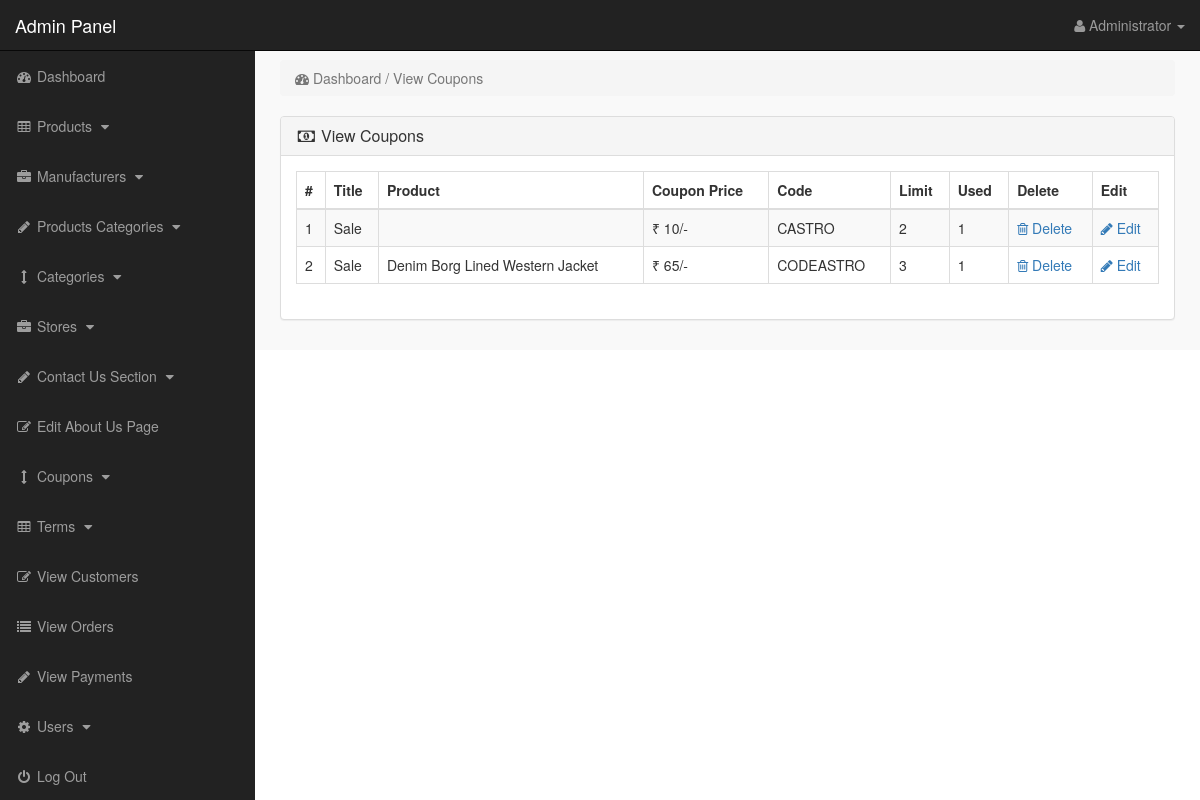
/admin_area/index.php?view_coupons (signed in), run on an earlier commit of the app's database.
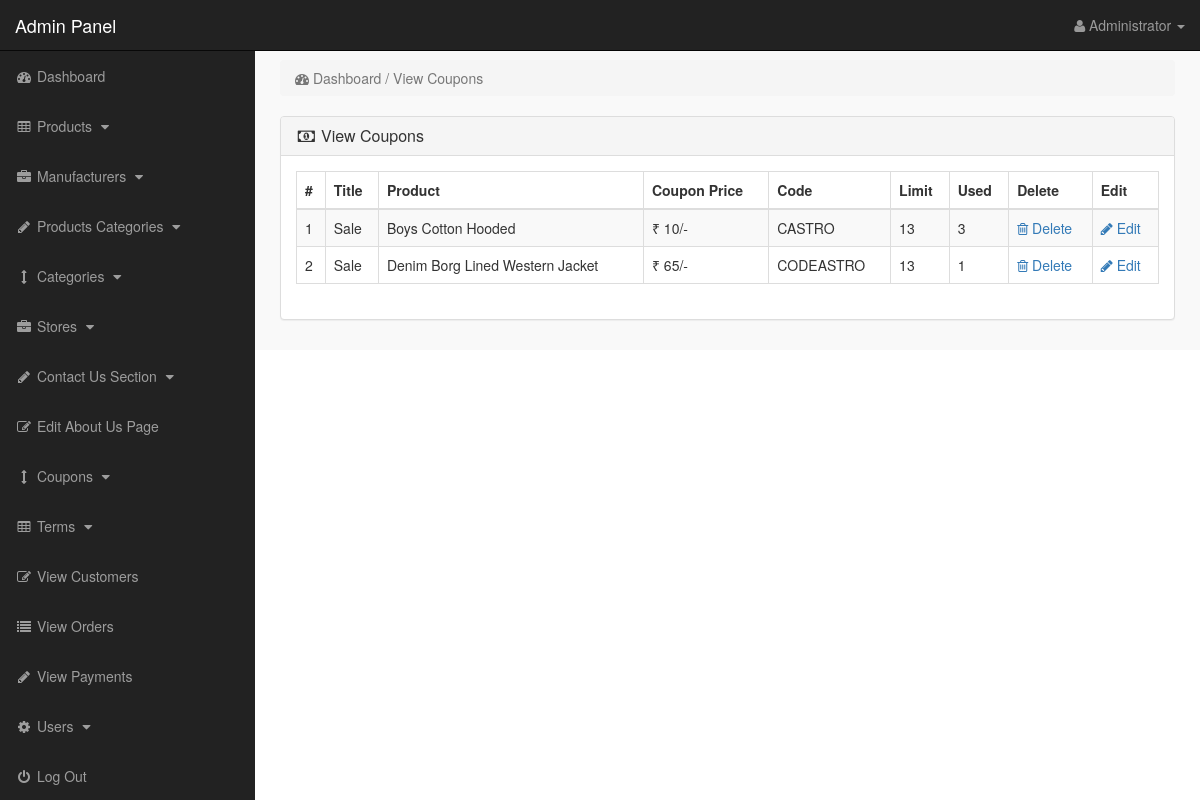
And on a later commit of the database.
### tables this page shows
CREATE TABLE `coupons` (
  `coupon_id` int(10) NOT NULL,
  `product_id` int(10) NOT NULL,
  `coupon_title` varchar(255) NOT NULL,
  `coupon_price` varchar(255) NOT NULL,
  `coupon_code` varchar(255) NOT NULL,
  `coupon_limit` int(100) NOT NULL,
  `coupon_used` int(100) NOT NULL
);

CREATE TABLE `products` (
  `product_id` int(10) NOT NULL,
  `p_cat_id` int(10) NOT NULL,
  `cat_id` int(10) NOT NULL,
  `manufacturer_id` int(10) NOT NULL,
  `date` timestamp NOT NULL DEFAULT current_timestamp() ON UPDATE current_timestamp(),
  `product_title` varchar(255) NOT NULL,
  `product_url` varchar(255) NOT NULL,
  `product_img1` varchar(255) NOT NULL,
  `product_img2` varchar(255) NOT NULL,
  `product_img3` varchar(255) NOT NULL,
  `product_price` int(10) NOT NULL,
  `product_psp_price` int(100) NOT NULL,
  `product_desc` varchar(255) NOT NULL,
  `product_features` varchar(255) NOT NULL,
  `product_video` varchar(255) NOT NULL,
  `product_keywords` varchar(255) NOT NULL,
  `product_label` varchar(255) NOT NULL,
  `status` varchar(255) NOT NULL
);

### admin_area/view_coupons.php (the view)
<?php
if(!isset($_SESSION['admin_email'])){
echo "<script>window.open('login.php','_self')</script>";
}
else {
?>
<div class="row">
<div class="col-lg-12">
<ol class="breadcrumb">
<li class="active">
<i class="fa fa-dashboard"></i> Dashboard / View Coupons
</li>
</ol>
</div>
</div>
<div class="row" >
<div class="col-lg-12" >
<div class="panel panel-default">
<div class="panel-heading">
<h3 class="panel-title">
<i class="fa fa-money fa-fw"></i> View Coupons
</h3>
</div>
<div class="panel-body">
<div class="table-responsive">
<table class="table table-bordered table-hover table-striped">
<thead>
<tr>
<th>#</th>
<th>Title  </th>
<th>Product  </th>
<th>Coupon Price  </th>
<th>Code  </th>
<th>Limit  </th>
<th>Used  </th>
<th>Delete  </th>
<th>Edit  </th>
</tr>
</thead>
<tbody>
<?php
$i = 0;
$get_coupons = "select * from coupons";
$run_coupons = mysqli_query($con,$get_coupons);
while($row_coupons = mysqli_fetch_array($run_coupons)){
$coupon_id = $row_coupons['coupon_id'];
$product_id = $row_coupons['product_id'];
$coupon_title = $row_coupons['coupon_title'];
$coupon_price = $row_coupons['coupon_price'];
$coupon_code = $row_coupons['coupon_code'];
$coupon_limit = $row_coupons['coupon_limit'];
$coupon_used = $row_coupons['coupon_used'];
$get_products = "select * from products where product_id='$product_id'";
$run_products = mysqli_query($con,$get_products);
$row_products = mysqli_fetch_array($run_products);
$product_title = $row_products['product_title'];
$i++;
?>
<tr>
<td><?php echo $i; ?></td>
<td><?php echo $coupon_title; ?></td>
<td><?php echo $product_title; ?></td>
<td><?php echo "₹ $coupon_price/-"; ?></td>
<td><?php echo $coupon_code; ?></td>
<td><?php echo $coupon_limit; ?></td>
<td><?php echo $coupon_used; ?></td>
<td>
<a href="index.php?delete_coupon=<?php echo $coupon_id; ?>">
<i class="fa fa-trash-o"></i> Delete
</a>
</td>
<td>
<a href="index.php?edit_coupon=<?php echo $coupon_id; ?>">
<i class="fa fa-pencil"></i> Edit
</a>
</td>
</tr>
<?php } ?>
</tbody>
</table>
</div>
</div>
</div>
</div>
</div>
<?php } ?>

What changed in the data, as far as the page shows it:
changed coupons "CASTRO": product.product_title (not shown) → "Boys Cotton Hooded"; coupon_limit "2" → "13"; coupon_used "1" → "3"
changed coupons "CODEASTRO": coupon_limit "3" → "13"
